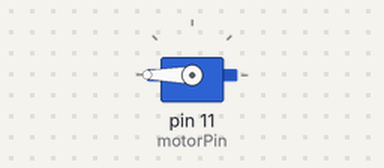
Recording of a sketch running on a simulated Arduino Uno, built with avr-gcc and run on an emulated ATmega328P. Parts: servo.

Above: at 0.05 s.
Timing chart, 0 to 3.0 s (numbered marks = the images above):
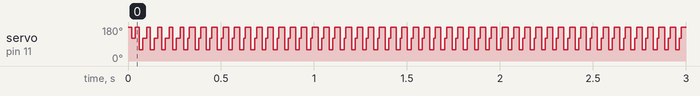

Measured:
- by itself, servo on pin 11 (motorPin): repeats every 0.06 s: 180° 0.02 s, 60° 0.02 s, 120° 0.02 s

The sketch:

test-drone-os.ino
```cpp
#include <Servo.h>

#define MIN_PULSE 1000
#define MAX_PULSE 2000

int motorPin = 11;
Servo motor1;

void setup() {
  Serial.begin(9600);
  motor1.attach(motorPin, MIN_PULSE, MAX_PULSE);
  motor1.writeMicroseconds(MIN_PULSE);
}

void loop() {
  for (int i=1; i<4; i++){
    if (i%4 == 0){
      motor1.writeMicroseconds(MIN_PULSE);
    }
    else if (i%4 == 1){
      motor1.writeMicroseconds(1333);
    }
    else if(i%4 == 2){
      motor1.writeMicroseconds(1666);
    }
    else{
    motor1.writeMicroseconds(MAX_PULSE);
    }
  }
}
```
